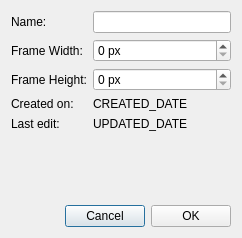
<?xml version="1.0" encoding="UTF-8"?>
<ui version="4.0">
 <class>AnimationPropertiesDialog</class>
 <widget class="QDialog" name="AnimationPropertiesDialog">
  <property name="geometry">
   <rect>
    <x>0</x>
    <y>0</y>
    <width>242</width>
    <height>238</height>
   </rect>
  </property>
  <property name="windowTitle">
   <string>Dialog</string>
  </property>
  <layout class="QVBoxLayout" name="verticalLayout">
   <item>
    <layout class="QFormLayout" name="layout">
     <item row="0" column="0">
      <widget class="QLabel" name="label">
       <property name="text">
        <string>Name:</string>
       </property>
      </widget>
     </item>
     <item row="0" column="1">
      <widget class="QLineEdit" name="nameEdit"/>
     </item>
     <item row="1" column="0">
      <widget class="QLabel" name="label_2">
       <property name="text">
        <string>Frame Width:</string>
       </property>
      </widget>
     </item>
     <item row="1" column="1">
      <widget class="QSpinBox" name="frameWidthSpinner">
       <property name="suffix">
        <string notr="true"> px</string>
       </property>
      </widget>
     </item>
     <item row="2" column="0">
      <widget class="QLabel" name="label_3">
       <property name="text">
        <string>Frame Height:</string>
       </property>
      </widget>
     </item>
     <item row="2" column="1">
      <widget class="QSpinBox" name="frameHeightSpinner">
       <property name="suffix">
        <string notr="true"> px</string>
       </property>
      </widget>
     </item>
     <item row="3" column="0">
      <widget class="QLabel" name="label_4">
       <property name="text">
        <string>Created on:</string>
       </property>
      </widget>
     </item>
     <item row="3" column="1">
      <widget class="QLabel" name="createdTimeLabel">
       <property name="text">
        <string>CREATED_DATE</string>
       </property>
      </widget>
     </item>
     <item row="4" column="0">
      <widget class="QLabel" name="label_5">
       <property name="text">
        <string>Last edit:</string>
       </property>
      </widget>
     </item>
     <item row="4" column="1">
      <widget class="QLabel" name="updatedTimeLabel">
       <property name="text">
        <string>UPDATED_DATE</string>
       </property>
      </widget>
     </item>
    </layout>
   </item>
   <item>
    <spacer name="verticalSpacer">
     <property name="orientation">
      <enum>Qt::Vertical</enum>
     </property>
     <property name="sizeType">
      <enum>QSizePolicy::Fixed</enum>
     </property>
     <property name="sizeHint" stdset="0">
      <size>
       <width>0</width>
       <height>20</height>
      </size>
     </property>
    </spacer>
   </item>
   <item>
    <layout class="QHBoxLayout" name="ocButtonsLayout">
     <item>
      <spacer name="horizontalSpacer">
       <property name="orientation">
        <enum>Qt::Horizontal</enum>
       </property>
       <property name="sizeHint" stdset="0">
        <size>
         <width>40</width>
         <height>20</height>
        </size>
       </property>
      </spacer>
     </item>
     <item>
      <widget class="QPushButton" name="cancelButton">
       <property name="text">
        <string>Cancel</string>
       </property>
      </widget>
     </item>
     <item>
      <widget class="QPushButton" name="okButton">
       <property name="text">
        <string>OK</string>
       </property>
      </widget>
     </item>
    </layout>
   </item>
  </layout>
 </widget>
 <resources/>
 <connections/>
</ui>
